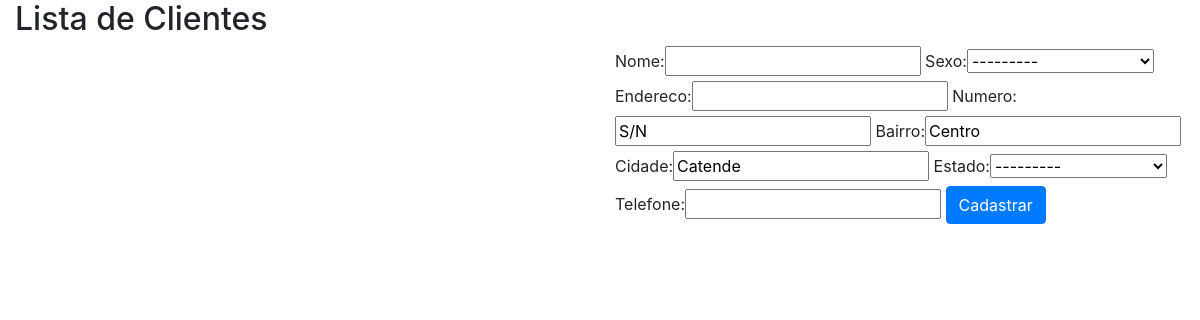
The app's page /clientes, older data.
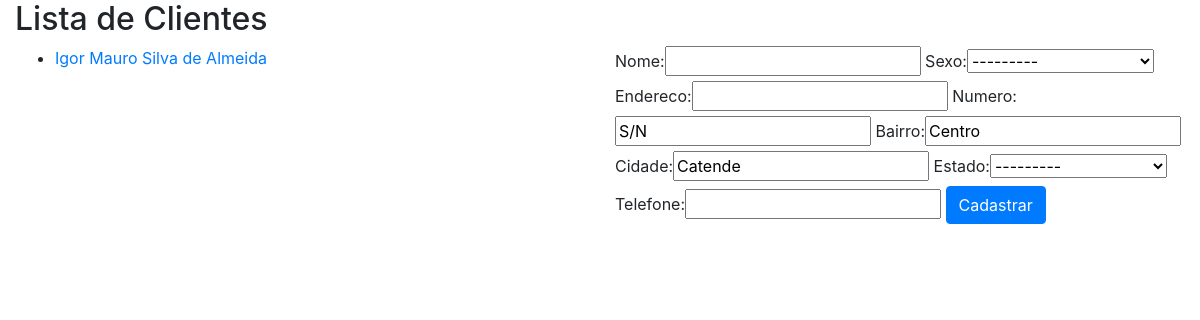
The same page, newer data.
### core/models.py (models this page shows, shortened)
class Pessoa(models.Model):
    SEXO_CHOICES = (
        ("F", "Feminino"),
        ("M", "Masculino"),
        ("N", "Nenhuma das opções")
    )
    ESTADOS_FEDERADOS = (
    ('AC', 'Acre'),
    ('AL', 'Alagoas'),
    ('AP', 'Amapá'),
    ('AM', 'Amazonas'),
    ('BA', 'Bahia'),
    ('CE', 'Ceará'),
    ('DF', 'Distrito Federal'),
    ('ES', 'Espírito Santo'),
    ('GO', 'Goiás'),
    ('MA', 'Maranhão'),
    ('MT', 'Mato Grosso'),
    ('MS', 'Mato Grosso do Sul'),
    ('MG', 'Minas Gerais'),
    ('PA', 'Pará'),
    ('PB', 'Paraíba'),
    ('PR', 'Paraná'),
    ('PE', 'Pernambuco'),
    ('PI', 'Piauí'),
    ('RJ', 'Rio de Janeiro'),
    ('RN', 'Rio Grande do Norte'),
    ('RS', 'Rio Grande do Sul'),
    ('RO', 'Rondônia'),
    ('RR', 'Roraima'),
    ('SC', 'Santa Catarina'),
    ('SP', 'São Paulo'),
    ('SE', 'Sergipe'),
    ('TO', 'Tocantins'))
    nome = models.CharField(max_length=100)
    sexo = models.CharField(max_length=1,choices=SEXO_CHOICES)
    endereco = models.CharField(max_length=200)
    numero = models.CharField(max_length=10,default='S/N')
    bairro = models.CharField(max_length=100, default='Centro')
    cidade = models.CharField(max_length=50, default='Catende')
    estado = models.CharField(max_length=2, choices=ESTADOS_FEDERADOS)
    telefone = models.CharField(max_length=20)

### core/views.py (the view)
# urls.py: path('clientes', lista_pessoas, name="lista_pessoas"),
def lista_pessoas(request):
    pessoas = Pessoa.objects.all()
    form = PessoaForm()
    data = {'pessoas': pessoas, 'form': form}
    return render(request, "core/clientes.html", data)

### core/forms.py
class PessoaForm(ModelForm):
    class Meta:
        model = Pessoa
        fields = '__all__'

### core/templates/core/clientes.html (shortened to what this page needs)
{% extends 'base.html' %}
{% load bootstrap %}
{% block main %}
<div class="row">
    <div class="col-12">
         <h2>Lista de Clientes</h2>
    </div>
</div>
<div class="row">
    <div class="col-6">
        <ul>
            {% for pessoa in pessoas %}
                <li><a href="{% url 'pessoa_update' pessoa.id %}">{{pessoa.nome}}</a></li>
            {%endfor%}
        </ul>
    </div>
    <div class="col-6">
        <form action="{% url 'pessoa_novo'%}" method="POST">
            {{form | bootstrap}}
            <button class="btn btn-primary"type="submit">Cadastrar</button>
        </form>
    </div>
</div>
{% endblock main %}

Row changes from the older to the newer data that the page shows:
added Pessoa: nome "Igor Mauro Silva de Almeida"
